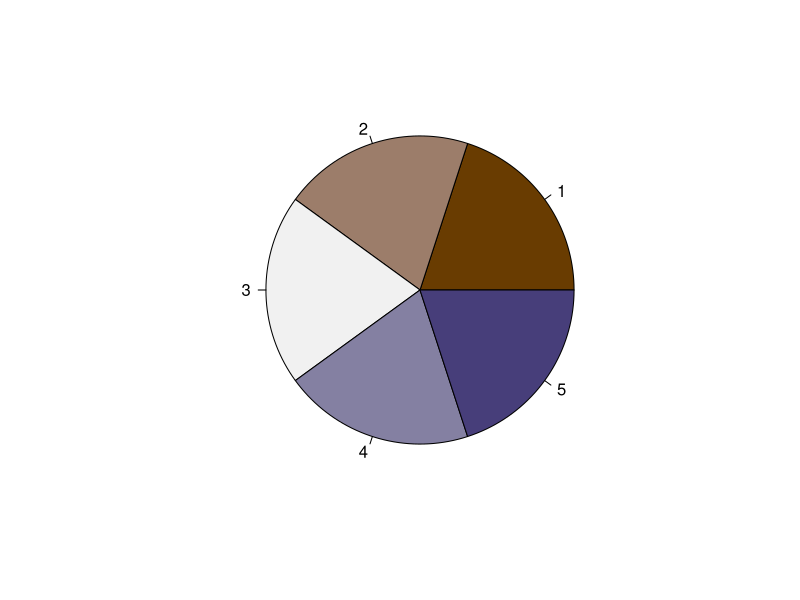

Here is the R script that generated this plot: (Note: this script raises an error after producing the figure.)
# LEGAL NOTICE
# This computer software was prepared by Battelle Memorial Institute,
# hereinafter the Contractor, under Contract No. DE-AC05-76RL0 1830
# with the Department of Energy (DOE). NEITHER THE GOVERNMENT NOR THE
# CONTRACTOR MAKES ANY WARRANTY, EXPRESS OR IMPLIED, OR ASSUMES ANY
# LIABILITY FOR THE USE OF THIS SOFTWARE. This notice including this
# sentence must appear on any copies of this computer software.
# 
# EXPORT CONTROL
# User agrees that the Software will not be shipped, transferred or
# exported into any country or used in any manner prohibited by the
# United States Export Administration Act or any other applicable
# export laws, restrictions or regulations (collectively the "Export Laws").
# Export of the Software may require some form of license or other
# authority from the U.S. Government, and failure to obtain such
# export control license may result in criminal liability under
# U.S. laws. In addition, if the Software is identified as export controlled
# items under the Export Laws, User represents and warrants that User
# is not a citizen, or otherwise located within, an embargoed nation
# (including without limitation Iran, Syria, Sudan, Cuba, and North Korea)
#     and that User is not otherwise prohibited
# under the Export Laws from receiving the Software.
# 
# Copyright 2011 Battelle Memorial Institute.  All Rights Reserved.
# Distributed as open-source under the terms of the Educational Community 
# License version 2.0 (ECL 2.0). http://www.opensource.org/licenses/ecl2.php
# 
# For further details, see: http://www.globalchange.umd.edu/models/gcam/
#

# color_schemes.R
#
# An automated graphing system to process GCAM output data (as generated by the
# ModelInterface) and generate both standard and user-defined graphs.
#
# Ben Bond-Lamberty, November 2012

# -----------------------------------------------------------------------------
# Various color schemes to try to standardize figures.

# General purpose color scheme where sequentail colors do not clash too much
cbPalette <<- c("#999999", "#E69F00", "#56B4E9", "#009E73", "#F0E442", "#0072B2", "#D55E00", "#CC79A7",
"#333333", "#FFCC00", "#CC6600", "#006600", "#3333CC", "#CC0033", "#0099CC", "#999966")

# Color scheme for electricity generation by aggregate fuel
elec_tech_colors <<- c( "a Coal" = "#a0237c",
    "b Coal w/CCS" = "#dab4c7",
    "c Gas" = "#25a9e0",
    "d Gas w/CCS" = "#84e7f9",
    "e Oil" = "#d01c2a",
    "f Oil w/CCS" = "#f7988f",
    "g Biomass" = "#00931d",
    "h Biomass w/CCS" = "#88c892",
    "i Nuclear" = "#ef8e27",
    "j Geothermal" = "#ad440c",
    "k Hydro" = "#fdfa28",
    "l Wind" = "#3d86f9",
    "m Solar" = "#fdd67b",
    "n CHP" = "#507fab",
    "o Battery" = "#92a75d",
    "energy reduction" = "grey")

elec_renew_colors <<- c( "liquids" = "#d01c2a",
"gas" = "#25a9e0",
"coal" = "#a0237c",
"biomass" = "#00931d",
"nuclear" = "#ef8e27",
"hydro" = "#fdfa28",
"wind w/ backup" = "#3e85fd",
"wind w/ storage" = "#9ec1fd",
"csp w/ backup" = "#ec931a",
"csp w/ storage" = "#f5c88c",
"pv w/ backup" = "#ffd125",
"pv w/ storage" = "#ffe791",
"rooftop solar" = "#ff7a17",
"geothermal" = "#aa440a",
"cogen" = "#507fab",
"battery" = "#92a75d",
"energy reduction" = "grey")

# Buildings colors by fuel
building_colors <<- c( "liquids" = "#d01c2a",
    "gas" = "#25a9e0",
    "coal" = "#a0237c",
    "biomass" = "#00931d",
    "electricity" = "#ef8e27",
    "trad biomass" = "#11d081")

# Transportation colors by fuel
trn_fuel_colors <<- c( "liquids" = "#d01c2a",
    "gas" = "#25a9e0",
    "coal" = "#a0237c",
    "biomass" = "#00931d",
    "electricity" = "#ef8e27",
    "hydrogen" = "#fffbac")

# Generic end-use color scheme by numbered fuel
enduse_fuel_numbered <<- c( "1 liquids" = "#d01c2a",
    "2 gas" = "#25a9e0",
    "3 coal" = "#a0237c",
    "4 biomass" = "#00931d",
    "5 electricity" = "#ef8e27",
    "6 hydrogen" = "#fffbac",
    "7 trad biomass" = "#11d081",
    "8 district heat" = "#b14d38",
    "feedstocks" = "#ff7467",
    "energy reduction" = "grey")

# Color scheme for the aggregate final demands
enduse_colors <<- c( "building" = "#facda4", "industry" = "#cef4d1", "transportation" = "#d0f6f7",
    "energy reduction" = "grey")

# Primary energy colors including CCS
PAL_pri_ene <<- c(
    "a oil" = "#d01c2a",
    "a oil CCS" = "#f7988f",
    "b natural gas" = "#25a9e0",
    "b natural gas CCS" = "#84e7f9",
    "c coal" = "#a0237c",
    "c coal CCS" = "#dab4c7",
    "d biomass" = "#00931d",
    "d biomass CCS" = "#88c892",
    "e nuclear" = "#ef8e27",
    "f hydro" = "#fdfa28",
    "g wind" = "#3d86f9",
    "h solar" = "#fdd67b",
    "i geothermal" = "#ad440c",
    "j traditional biomass" = "#11d081",
    "energy reduction" = "grey")

# Color scheme for primary fuel costs
PAL_pri_fuelcost <<- c( "regional oil" = "#d01c2a",
    "regional natural gas" = "#25a9e0",
    "regional coal" = "#a0237c",
    "regional biomass" = "#00931d",
    "nuclearFuelGenIII" = "#ef8e27")

# Colors for emissions by aggregate sector
PAL_emiss_sector <<- c( "liquid systems" = "#d01c2a",
    "gas systems" = "#25a9e0",
    "coal" = "#a0237c",
    "biomass systems" = "#00931d",
    "electricity" = "#ef8e27",
    "hydrogen" = "#fffbac",
    "N fertilizer" = "#11d081",
    "district heat" = "#b14d38",
    "building"="#facda4",
    "industry"="#cef4d1",
    "transportation"="#d0f6f7")

# Aggregated (more that usual) land use
PAL_landuse<<- c( "urban" = "#000000",
    "crops" = "#ffd125",
    "pasture (grazed)" = "#aacf22",
    "forest (managed)" = "#41a67a",
    "biomass" = "#00f629",
    "forest (unmanaged)" = "#938e15",
    "shrubs" = "#b14d00",
    "grass/other pasture" = "#ffd081",
    "desert" = "#a7a7a7")

# And hydrogen even
PAL_hydrogen <<- c( "gas" = "#25a9e0",
    "gas w/CCS" = "#84e7f9",
    "coal" = "#a0237c",
    "coal w/CCS" = "#dab4c7",
    "biomass" = "#00931d",
    "biomass w/CCS" = "#88c892",
    "nuclear" = "#ef8e27",
    "bulk electricity" = "#fdfa28",
    "wind" = "#3d86f9",
    "solar" = "#fdd67b",
    "energy reduction" = "grey")

# Refined liquids
PAL_refliq <<- c( "conventional oil" = "#ab4500",
    "unconventional oil" = "#ff9593",
    "coal" = "#ff2600",
    "coal w/CCS" = "#ff8d78",
    "biomass" = "#00931d",
    "biomass w/CCS" = "#728f72",
    "gas" = "#1633ff",
    "energy reduction" = "grey")

# Color scheme for emissions by aggregate sector
emiss_by_enduse_colors <<- c( "buildings" = "#facda4",
    "industry" = "#cef4d1",
    "transportation" = "#d0f6f7",
    "electricity" = "#ea9219",
    "cement" = "#ff230e")

# Color scheme for biomass consumption by use
biouse_colors <<- c( "direct buildings" = "#a8d8fe",
"industry" = "#0080d4",
"electricity" = "#ec931a",
"refining" = "#aa4a79",
"hydrogen" = "#fffbac",
"synthetic gas" = "#ff230e", 
"energy reduction" = "grey")

#------------------------------------------
# New Color Schemes
#-------------------------------------------

#library(colorspace)
#pal<-choose_palette()
colorsX_BrPr<<-c("#693C01","#9C7D6A","#F1F1F1","#8480A2","#473E7A")
pie(rep(1,length(colorsX_BrPr)),label=names(colorsX_BrPr),col=colorsX_BrPr)

# Custom Colors for large unassigned palettes
# Custom Colors https://stackoverflow.com/questions/15282580/how-to-generate-a-number-of-most-distinctive-colors-in-r
qual_col_pals = brewer.pal.info[brewer.pal.info$category == 'qual',]
colorsX_Unassigned<<- unlist(mapply(brewer.pal, qual_col_pals$maxcolors, rownames(qual_col_pals)))


# Color scheme for electricity generation by aggregate fuel
colorsX_elec_subsec <<- c( "coal" = "#a0237c","gas" = "#25a9e0","oil" = "#d01c2a","biomass" = "#00931d",
                           "nuclear" = "#ef8e27",
                           "geothermal" = "#ad440c",
                           "hydro" = "#fdfa28",
                           "wind" = "#3d86f9",
                           "solar" = "#fdd67b",
                           "refined liquids" = "#507fab",
                           "electricity" = "grey40")

#pdf(paste(wdfigsOut,"/ColorsCheck_colorsX_elec_subsec.pdf",sep=""))  # Print Colors for reference
pie(rep(1,length(colorsX_elec_subsec)),label=names(colorsX_elec_subsec),col=colorsX_elec_subsec)
#dev.off()

colorsX_elec_techs <<- c( "nuclear" = "#af8e27",
                          "Gen_III" = "#af8e27",
                          "Gen_II_LWR" = "#ef8e27",
                          "CSP" = "#cdd67b",
                          "PV" = "#fdd67b",
                          "biomass (IGCC CCS)" = "#00a31d",
                          "biomass (IGCC)" = "#00c31d",
                          "biomass (conv CCS)" = "#00e31d",
                          "biomass (conv)" = "#00f31d",
                          "coal (IGCC CCS)" = "#c0237c",
                          "coal (IGCC)" = "#f0237c",
                          "coal (conv pul CCS)" = "#e0237c",
                          "coal (conv pul)" = "#a0237c",
                          "gas (CC CCS)" = "#25c9e0",
                          "gas (CC)" = "#25a9e0",
                          "gas (CT)" = "#25e9e0",
                          "gas (steam)" = "#25f9e0",
                          "hydro" = "#fdfa28",
                          "refined liquids" = "#000000",
                          "refined liquids (CC CCS)" = "#000000",
                          "refined liquids (CC)" = "#000000",
                          "refined liquids (CT)" = "#000000",
                          "refined liquids (steam)" = "#000000",
                          "wind" = "#0000ff",
                          "red","green",unlist(mapply(brewer.pal, qual_col_pals$maxcolors, rownames(qual_col_pals))))


pie(rep(1,length(colorsX_elec_techs)),label=names(colorsX_elec_techs),col=colorsX_elec_techs)
#pdf(paste(wdfigsOut,"/ColorsCheck_colorsX_elec_techs.pdf",sep=""))  # Print Colors for reference
pie(rep(1,length(colorsX_elec_techs)),label=names(colorsX_elec_techs),col=colorsX_elec_techs)
#dev.off()


colorsX_elec_sec<<-c( "elect_td_bld" = "#ff230e",
                      "elect_td_ind" = "darkolivegreen4",
                      "elect_td_trn" = "dodgerblue",
                      "electricity" = "#ea9219")

#pdf(paste(wdfigsOut,"/ColorsCheck_colorsX_elec_sec.pdf",sep=""))  # Print Colors for reference
pie(rep(1,length(colorsX_elec_sec)),label=names(colorsX_elec_sec),col=colorsX_elec_sec)
#dev.off()


colorsX_finalNrg_sec<<-c( "building" = "#facda4",
                          "comm non-building" = "#ff230e",
                          "industry" = "#cef4d1",
                          "transportation" = "#d0f6f7",
                          "trn_pass_road_bus" = "purple",
                          unlist(mapply(brewer.pal, qual_col_pals$maxcolors, rownames(qual_col_pals))))

# Custom Colors for large unassigned palettes
# Custom Colors https://stackoverflow.com/questions/15282580/how-to-generate-a-number-of-most-distinctive-colors-in-r
qual_col_pals = brewer.pal.info[brewer.pal.info$category == 'qual',]
colorsX_Unassigned= unlist(mapply(brewer.pal, qual_col_pals$maxcolors, rownames(qual_col_pals)))


# Color scheme for electricity generation by aggregate fuel
colorsX_elec_subsec <- c( "coal" = "#a0237c","gas" = "#25a9e0","oil" = "#d01c2a","biomass" = "#00931d",
                          "nuclear" = "#ef8e27",
                          "geothermal" = "#ad440c",
                          "hydro" = "#fdfa28",
                          "wind" = "#3d86f9",
                          "solar" = "#fdd67b",
                          "refined liquids" = "#507fab")

# Print Colors palettes to view for reference
#pdf(paste(wdfigsOut,"/ColorsCheck_colorsX_elec_subsec.pdf",sep=""))  
pie(rep(1,length(colorsX_elec_subsec)),label=names(colorsX_elec_subsec),col=colorsX_elec_subsec)
#dev.off()

# Modified color scheme for Primary energy consumption
# Modified the "Primary energy colors including CCS - PAL_pri_ene" color scheme from color_scheme.R 
# Changed hydro to current wind color(blue), switched solar to current hydro color(yellow)
# switched wind to current solar color (biege), 
# switched gas & gas CCS too a lighter blue because hydro and gas were too similar
colorsX_PAL_pri_ene<- c(
  "a oil" = "#d01c2a",
  "a oil CCS" = "#f7988f",
  "b natural gas" = "darkslategray1",
  "b natural gas CCS" = "darkslategray4",
  "c coal" = "gray60",
  "c coal CCS" = "gray20",
  "d biomass" = "#00931d",
  "d biomass CCS" = "#88c892",
  "e nuclear" = "#ef8e27",
  "f hydro" = "#3d86f9",
  "g wind" = "#fdd67b",
  "h solar" = "#fdfa28",
  "i geothermal" = "#ad440c",
  "j traditional biomass" = "#11d081",
  "energy reduction" = "black")

# Print Colors palettes to view for reference
#pdf(paste(wdfigsOut,"/ColorsCheck_colorsX_PAL_pri_ene.pdf",sep=""))  
pie(rep(1,length(colorsX_PAL_pri_ene)),label=names(colorsX_PAL_pri_ene),col=colorsX_PAL_pri_ene)
#dev.off()

# Modified color scheme for elec
# Modified the "Primary energy colors including CCS - PAL_pri_ene" color scheme from color_scheme.R 
# Changed hydro to current wind color(blue), switched solar to current hydro color(yellow)
# switched wind to current solar color (biege), 
# switched gas & gas CCS too a lighter blue because hydro and gas were too similar
# switched coal to grays and changed energy reduction to black
colorsX_elec_tech_colors <- c( "a Coal" = "gray60",
                               "b Coal w/CCS" = "gray20",
                               "c Gas" = "darkslategray1",
                               "d Gas w/CCS" = "darkslategray4",
                               "e Oil" = "#d01c2a",
                               "f Oil w/CCS" = "#f7988f",
                               "g Biomass" = "#00931d",
                               "h Biomass w/CCS" = "#88c892",
                               "i Nuclear" = "#ef8e27",
                               "j Geothermal" = "#ad440c",
                               "k Hydro" = "#3d86f9",
                               "l Wind" = "#fdd67b",
                               "m Solar" = "#fdfa28",
                               "n CHP" = "#507fab",
                               "o Battery" = "#92a75d",
                               "energy reduction" = "grey")

# Print Colors palettes to view for reference
#pdf(paste(wdfigsOut,"/ColorsCheck_colorsX_PAL_pri_ene.pdf",sep=""))  
pie(rep(1,length(colorsX_elec_tech_colors)),label=names(colorsX_elec_tech_colors),col=colorsX_elec_tech_colors)
#dev.off()

